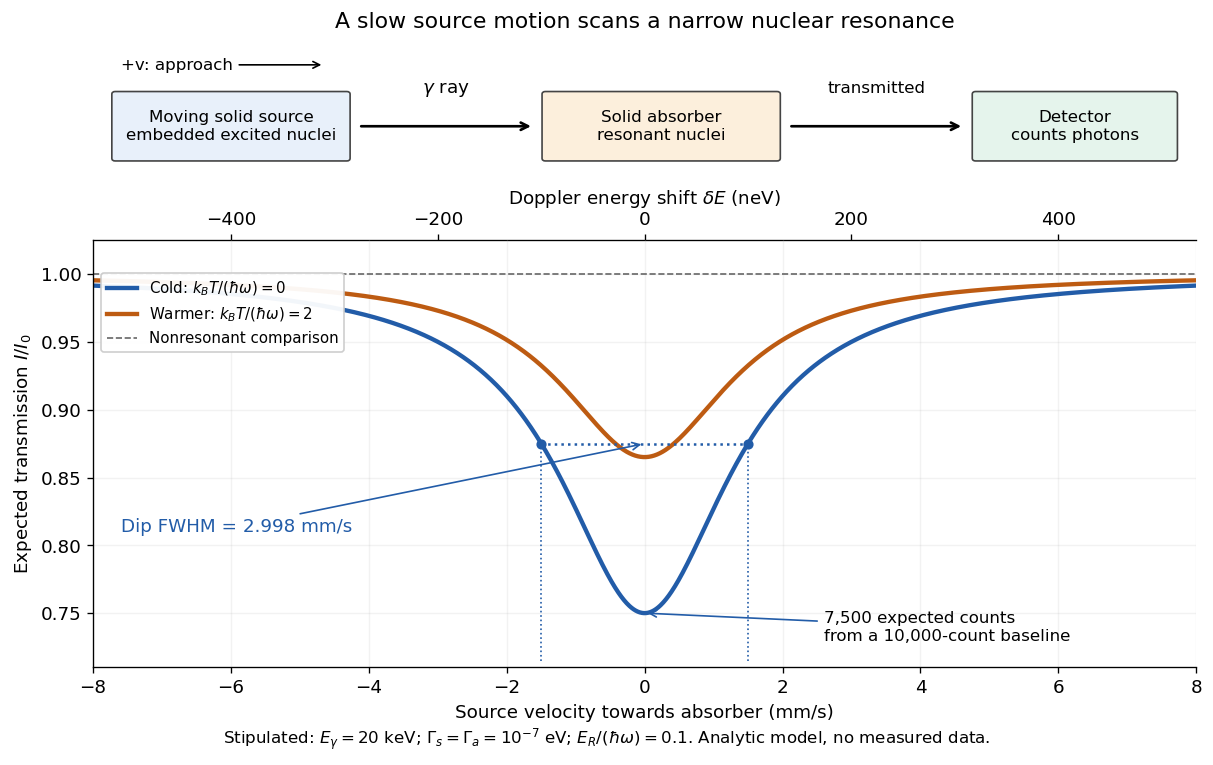

Here is the Python script that generated this plot:
"""Original ideal Mössbauer scan; Python 3.14, NumPy 2.3.5, Matplotlib 3.10.7.

Run from _media: MPLBACKEND=Agg MPLCONFIGDIR=/tmp/codex-wiki-matplotlib
python ../mossbauer-resonant-absorption-velocity-scan.py
The parameters are stipulated teaching values, not an isotope data set.
"""

from pathlib import Path

import matplotlib.pyplot as plt
from matplotlib.patches import FancyBboxPatch
import numpy as np


def transmission(velocity_mm_s, temperature_ratio=0.0):
    """Coherent elastic fraction modifies depth, with widths held fixed."""
    c = 299_792_458.0
    energy_ev = 20_000.0
    width_ev = 2.0e-7
    eta = 0.1
    coth = 1.0 if temperature_ratio == 0 else 1 / np.tanh(0.5 / temperature_ratio)
    depth = 0.25 * np.exp(-2 * eta * (coth - 1))
    shift_ev = energy_ev * np.asarray(velocity_mm_s) * 1.0e-3 / c
    return 1 - depth / (1 + (2 * shift_ev / width_ev) ** 2)


def main():
    plt.rcParams.update({"font.size": 11, "axes.spines.top": False,
                         "axes.spines.right": False, "figure.facecolor": "white"})
    fig = plt.figure(figsize=(10, 6.0), layout="constrained")
    grid = fig.add_gridspec(2, 1, height_ratios=[1.0, 3.2])
    scheme = fig.add_subplot(grid[0])
    scheme.set(xlim=(0, 10), ylim=(0, 1.5))
    scheme.axis("off")
    for x, width, label, color in [
        (0.2, 2.1, "Moving solid source\nembedded excited nuclei", "#e8f0fa"),
        (4.1, 2.1, "Solid absorber\nresonant nuclei", "#fcefdc"),
        (8.0, 1.8, "Detector\ncounts photons", "#e5f4ec"),
    ]:
        scheme.add_patch(FancyBboxPatch((x, 0.22), width, 0.72,
                         boxstyle="round,pad=0.03", facecolor=color, edgecolor="#444444"))
        scheme.text(x + width / 2, 0.58, label, ha="center", va="center", fontsize=10)
    for start, end in [(2.4, 4.0), (6.3, 7.9)]:
        scheme.annotate("", xy=(end, 0.58), xytext=(start, 0.58),
                        arrowprops={"arrowstyle": "->", "lw": 1.6})
    scheme.text(3.2, 0.96, r"$\gamma$ ray", ha="center")
    scheme.text(7.1, 0.96, "transmitted", ha="center", fontsize=10)
    scheme.annotate("+v: approach", xy=(2.1, 1.27), xytext=(0.25, 1.27),
                    va="center", arrowprops={"arrowstyle": "->"}, fontsize=10)
    scheme.set_title("A slow source motion scans a narrow nuclear resonance", pad=10)

    ax = fig.add_subplot(grid[1])
    velocity = np.linspace(-8, 8, 1601)
    ax.plot(velocity, transmission(velocity), lw=2.6, color="#225ca8",
            label=r"Cold: $k_BT/(\hbar\omega)=0$")
    ax.plot(velocity, transmission(velocity, 2), lw=2.6, color="#bd5b12",
            label=r"Warmer: $k_BT/(\hbar\omega)=2$")
    ax.axhline(1, color="0.4", lw=1, ls="--", label="Nonresonant comparison")
    half_width_mm_s = 299_792_458 * 1e-7 / 20_000 * 1e3
    ax.hlines(0.875, -half_width_mm_s, half_width_mm_s, color="#225ca8", ls=":")
    ax.vlines([-half_width_mm_s, half_width_mm_s], 0.715, 0.875,
              color="#225ca8", ls=":", lw=1)
    ax.scatter([-half_width_mm_s, half_width_mm_s], [0.875, 0.875],
               color="#225ca8", s=26, zorder=3)
    ax.annotate("Dip FWHM = 2.998 mm/s", xy=(0, 0.875), xytext=(-7.6, 0.81),
                arrowprops={"arrowstyle": "->", "color": "#225ca8"}, color="#225ca8")
    ax.annotate("7,500 expected counts\nfrom a 10,000-count baseline", xy=(0, 0.75),
                xytext=(2.6, 0.73), fontsize=10,
                arrowprops={"arrowstyle": "->", "color": "#225ca8"})
    ax.set(xlim=(-8, 8), ylim=(0.71, 1.025), xlabel="Source velocity towards absorber (mm/s)",
           ylabel=r"Expected transmission $I/I_0$")
    ax.grid(alpha=0.16)
    ax.legend(loc="upper left", bbox_to_anchor=(0.0, 0.94), fontsize=9, framealpha=0.95)
    scale = 20_000 * 1e-3 / 299_792_458 * 1e9
    secondary = ax.secondary_xaxis("top", functions=(lambda v: v * scale, lambda e: e / scale))
    secondary.set_xlabel(r"Doppler energy shift $\delta E$ (neV)")
    fig.text(0.5, -0.025, r"Stipulated: $E_\gamma=20$ keV; $\Gamma_s=\Gamma_a=10^{-7}$ eV; "
             r"$E_R/(\hbar\omega)=0.1$. Analytic model, no measured data.",
             ha="center", fontsize=10)
    fig.savefig(Path(__file__).stem + ".png", dpi=120, facecolor="white", transparent=False,
                bbox_inches="tight")
    plt.close(fig)


if __name__ == "__main__":
    main()
